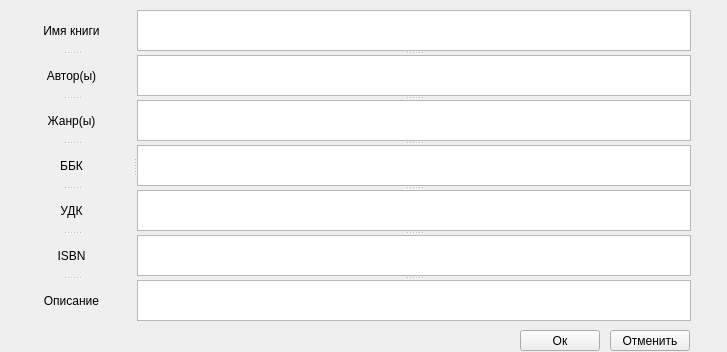
<?xml version="1.0" encoding="UTF-8"?>
<ui version="4.0">
 <class>editForm</class>
 <widget class="QWidget" name="editForm">
  <property name="geometry">
   <rect>
    <x>0</x>
    <y>0</y>
    <width>727</width>
    <height>352</height>
   </rect>
  </property>
  <property name="windowTitle">
   <string>Form</string>
  </property>
  <widget class="QPushButton" name="pushButton">
   <property name="geometry">
    <rect>
     <x>520</x>
     <y>330</y>
     <width>80</width>
     <height>21</height>
    </rect>
   </property>
   <property name="text">
    <string>Ок</string>
   </property>
  </widget>
  <widget class="QPushButton" name="pushButton_2">
   <property name="geometry">
    <rect>
     <x>610</x>
     <y>330</y>
     <width>80</width>
     <height>21</height>
    </rect>
   </property>
   <property name="text">
    <string>Отменить</string>
   </property>
  </widget>
  <widget class="QSplitter" name="splitter_3">
   <property name="geometry">
    <rect>
     <x>10</x>
     <y>10</y>
     <width>681</width>
     <height>311</height>
    </rect>
   </property>
   <property name="orientation">
    <enum>Qt::Horizontal</enum>
   </property>
   <widget class="QWidget" name="verticalLayoutWidget_2">
    <layout class="QVBoxLayout" name="verticalLayout_2">
     <item>
      <widget class="QSplitter" name="splitter_2">
       <property name="orientation">
        <enum>Qt::Vertical</enum>
       </property>
       <widget class="QLabel" name="label">
        <property name="text">
         <string>Имя книги</string>
        </property>
        <property name="alignment">
         <set>Qt::AlignCenter</set>
        </property>
       </widget>
       <widget class="QLabel" name="label_2">
        <property name="text">
         <string>Автор(ы)</string>
        </property>
        <property name="alignment">
         <set>Qt::AlignCenter</set>
        </property>
       </widget>
       <widget class="QLabel" name="label_3">
        <property name="text">
         <string>Жанр(ы)</string>
        </property>
        <property name="alignment">
         <set>Qt::AlignCenter</set>
        </property>
       </widget>
       <widget class="QLabel" name="label_4">
        <property name="text">
         <string>ББК</string>
        </property>
        <property name="alignment">
         <set>Qt::AlignCenter</set>
        </property>
       </widget>
       <widget class="QLabel" name="label_5">
        <property name="text">
         <string>УДК</string>
        </property>
        <property name="alignment">
         <set>Qt::AlignCenter</set>
        </property>
       </widget>
       <widget class="QLabel" name="label_6">
        <property name="text">
         <string>ISBN</string>
        </property>
        <property name="alignment">
         <set>Qt::AlignCenter</set>
        </property>
       </widget>
       <widget class="QLabel" name="label_7">
        <property name="text">
         <string>Описание</string>
        </property>
        <property name="alignment">
         <set>Qt::AlignCenter</set>
        </property>
       </widget>
      </widget>
     </item>
    </layout>
   </widget>
   <widget class="QWidget" name="verticalLayoutWidget">
    <layout class="QVBoxLayout" name="verticalLayout">
     <item>
      <widget class="QSplitter" name="splitter">
       <property name="orientation">
        <enum>Qt::Vertical</enum>
       </property>
       <property name="opaqueResize">
        <bool>true</bool>
       </property>
       <property name="childrenCollapsible">
        <bool>true</bool>
       </property>
       <widget class="QPlainTextEdit" name="plainTextEdit_6"/>
       <widget class="QPlainTextEdit" name="plainTextEdit"/>
       <widget class="QPlainTextEdit" name="plainTextEdit_2"/>
       <widget class="QPlainTextEdit" name="plainTextEdit_5"/>
       <widget class="QPlainTextEdit" name="plainTextEdit_3"/>
       <widget class="QPlainTextEdit" name="plainTextEdit_7"/>
       <widget class="QPlainTextEdit" name="plainTextEdit_4"/>
      </widget>
     </item>
    </layout>
   </widget>
  </widget>
 </widget>
 <resources/>
 <connections/>
</ui>
